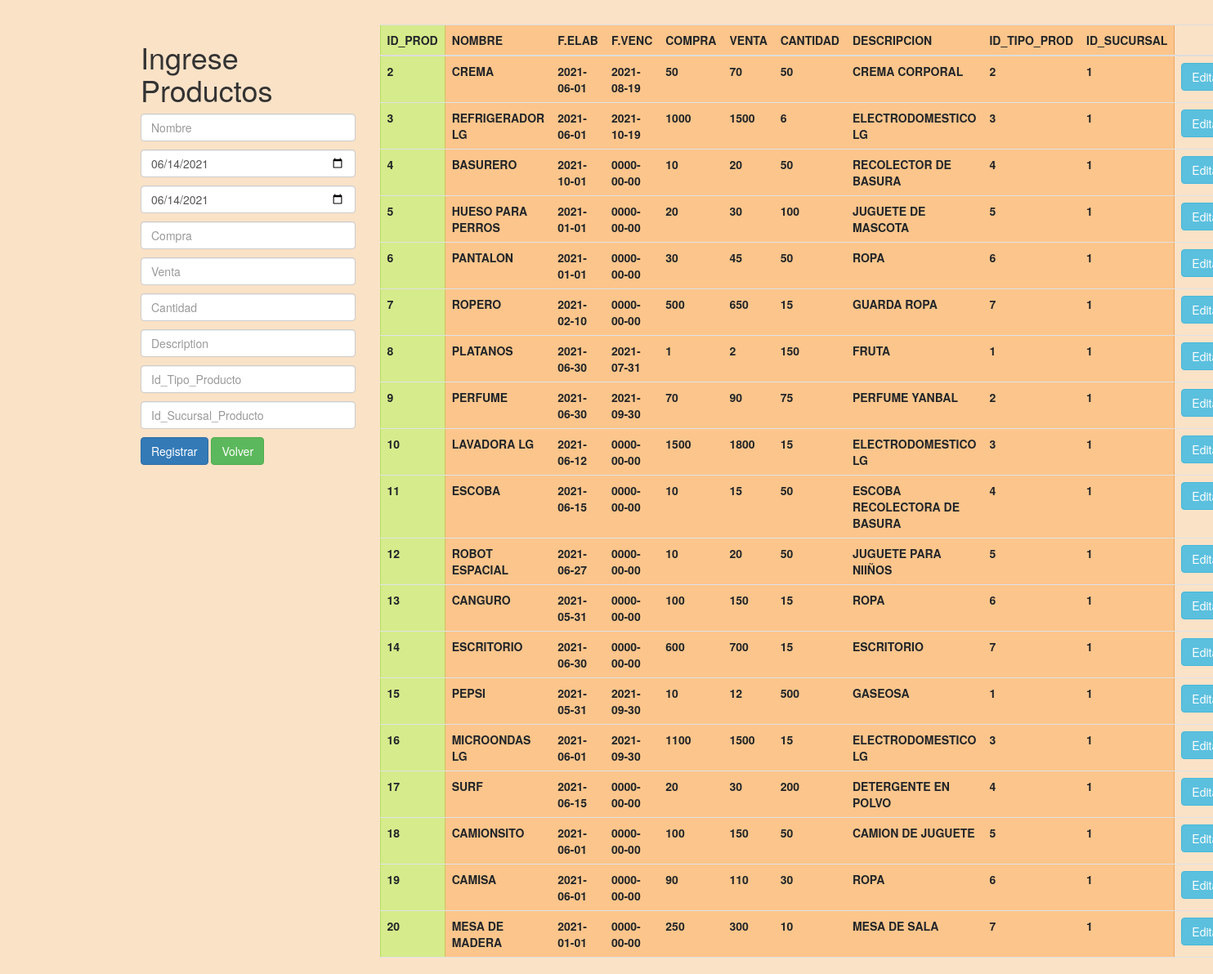
Before: /productos.php with the older database file.
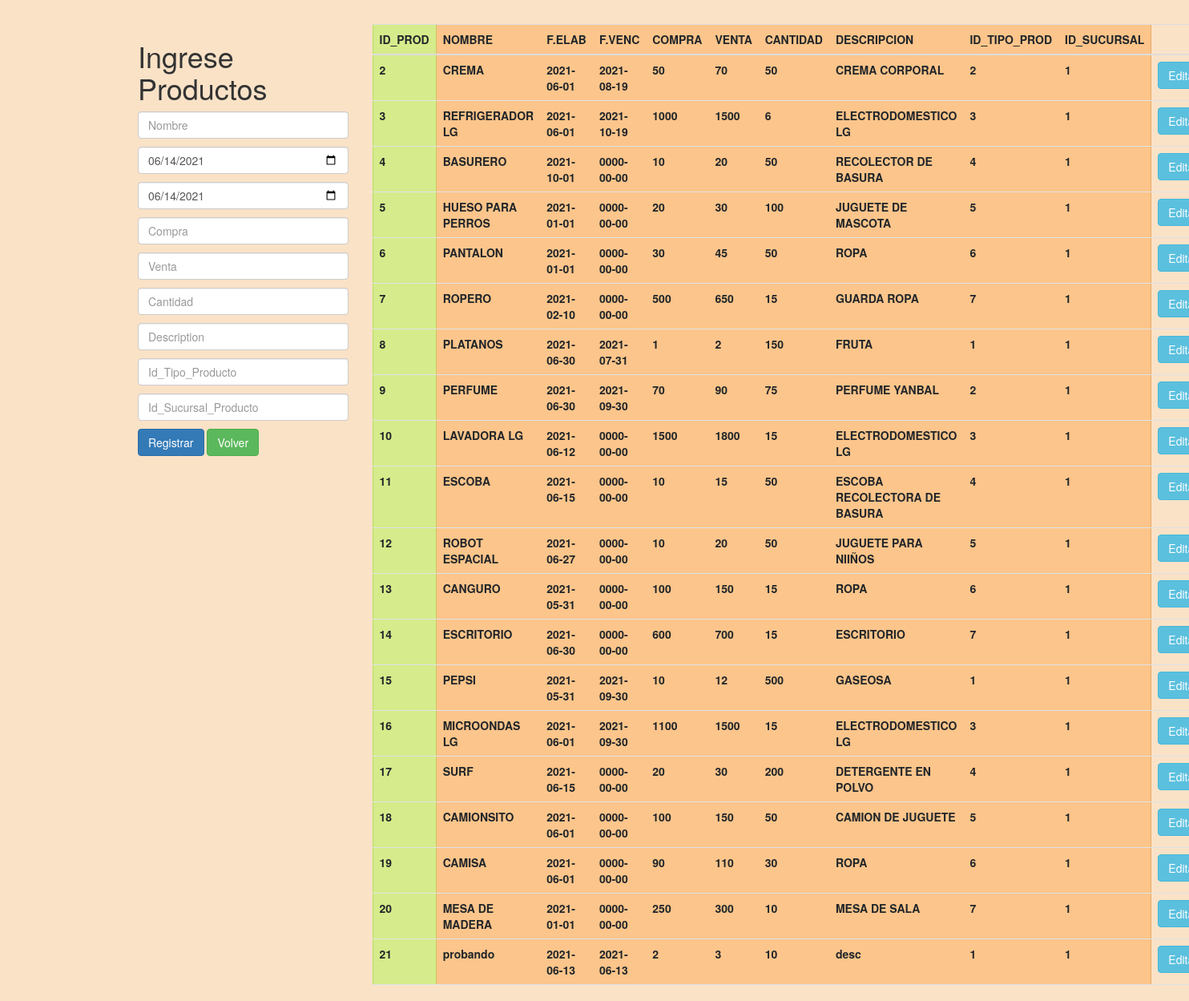
After: the same page with the newer database file.
### tables this page shows
CREATE TABLE `producto`  (
  `ID_PRODUCTO` int(11) NOT NULL AUTO_INCREMENT,
  `NOMBRE_PRODUCTO` varchar(50) NOT NULL,
  `FECHA_ELABORACION` date NOT NULL,
  `FECHA_VENCIMIENTO` date NOT NULL,
  `COMPRA_PRODUCTO` float NOT NULL,
  `VENTA_PRODUCTO` float NOT NULL,
  `CANTIDAD_PRODUCTO` int(11) NOT NULL,
  `DESCRIPCION_PRODUCTO` varchar(50) NOT NULL,
  `ID_TIPO_PRODUCTO` int(11) NOT NULL,
  `ID_SUCURSAL_PRODUCTO` int(11) NOT NULL,
  PRIMARY KEY (`ID_PRODUCTO`) USING BTREE,
  INDEX `ID_TIPO_PRODUCTO`(`ID_TIPO_PRODUCTO`) USING BTREE,
  INDEX `ID_SUCURSAL_PRODUCTO`(`ID_SUCURSAL_PRODUCTO`) USING BTREE
);

### productos.php (the view, shortened to what this page needs)
<?php
    $con=conectar();
    $sql="SELECT *  FROM producto";
    $query=mysqli_query($con,$sql);
    ?>
    <!DOCTYPE html>
    <html lang="en">
    <head>
        <link href="assets/css/style.css" rel="stylesheet">
        <link href="https://cdn.jsdelivr.net/npm/bootstrap@5.0.0-beta1/dist/css/bootstrap.min.css" rel="stylesheet">
        <link rel="stylesheet" href="https://maxcdn.bootstrapcdn.com/bootstrap/3.3.7/css/bootstrap.min.css" />
    </head>
    <body style="background-color:#FAE2C7">
        <div class="container mt-5">
            <div class="row">
                <div class="col-md-3">
                    <h1>Ingrese Productos</h1>
                    <form action="insertar.php" method="POST">
                        <input type="text" class="form-control mb-3" name="NOMBRE_PRODUCTO" placeholder="Nombre" required>
                        <input type="date" id="start"class="form-control mb-3" name="FECHA_ELABORACION" placeholder="F.Elab" min="2018-01-01" max="2021-12-31" value="<?= date('Y-m-d') ?>">
                        <input type="date"  id="start" class="form-control mb-3" name="FECHA_VENCIMIENTO" placeholder="F.Venc" min="2018-01-01" max="2021-12-31" value="<?= date('Y-m-d') ?>">
                        <input type="text" class="form-control mb-3" name="COMPRA_PRODUCTO" placeholder="Compra">
                        <input type="text" class="form-control mb-3" name="VENTA_PRODUCTO" placeholder="Venta">
                        <input type="text" class="form-control mb-3" name="CANTIDAD_PRODUCTO" placeholder="Cantidad">
                        <input type="text" class="form-control mb-3" name="DESCRIPCION_PRODUCTO" placeholder="Description">
                        <input type="text" class="form-control mb-3" name="ID_TIPO_PRODUCTO" placeholder="Id_Tipo_Producto">
                        <input type="text" class="form-control mb-3" name="ID_SUCURSAL_PRODUCTO" placeholder="Id_Sucursal_Producto">
                        <input type="submit" class="btn btn-primary" value="Registrar">
                        <a href="./" class="btn btn-success">Volver</a>
                    </form>
                </div>
                <div class="col-md-8">
                    <table class="table" >
                        <thead class="table-success table-striped" >
                            <colgroup span="1" style="background: rgba(128, 255, 0, 0.3); border: 1px solid rgba(100, 200, 0, 0.3);">
                            <colgroup span="9" style="background: rgba(255, 128, 0, 0.3); border: 1px solid rgba(200, 100, 0, 0.3);">
                            <tr>
                                <th>ID_PROD</th>
                                <th>NOMBRE</th>
                                <th>F.ELAB</th>
                                <th>F.VENC</th>
                                <th>COMPRA</th>
                                <th>VENTA</th>
                                <th>CANTIDAD</th>
                                <th>DESCRIPCION</th>
                                <th>ID_TIPO_PROD</th>
                                <th>ID_SUCURSAL</th>
                                <th></th>
                            </tr>
                        </thead>
                        <tbody>
                            <?php
                                while($row=mysqli_fetch_array($query)){
                            ?>
                                <tr>
                                    <th><?php  echo $row['ID_PRODUCTO']?></th>
                                    <th><?php  echo $row['NOMBRE_PRODUCTO']?></th>
                                    <th><?php  echo $row['FECHA_ELABORACION']?></th>
                                    <th><?php  echo $row['FECHA_VENCIMIENTO']?></th>
                                    <th><?php  echo $row['COMPRA_PRODUCTO']?></th>
                                    <th><?php  echo $row['VENTA_PRODUCTO']?></th>
                                    <th><?php  echo $row['CANTIDAD_PRODUCTO']?></th>
                                    <th><?php  echo $row['DESCRIPCION_PRODUCTO']?></th>
                                    <th><?php  echo $row['ID_TIPO_PRODUCTO']?></th>
                                    <th><?php  echo $row['ID_SUCURSAL_PRODUCTO']?></th>
                                    <th><a href="actualizar.php?id_producto=<?php echo $row['ID_PRODUCTO'] ?>" class="btn btn-info">Editar</a></th>
                                </tr>
                            <?php
                                }
                            ?>
                        </tbody>
                    </table>
                </div>
            </div>
        </div>
    </body>
    </html>

Changed rows visible on the page:
added producto: ID_PRODUCTO "21", NOMBRE_PRODUCTO "probando", FECHA_ELABORACION "2021-06-13", FECHA_VENCIMIENTO "2021-06-13", COMPRA_PRODUCTO "2", VENTA_PRODUCTO "3", CANTIDAD_PRODUCTO "10", DESCRIPCION_PRODUCTO "desc", ID_TIPO_PRODUCTO "1", ID_SUCURSAL_PRODUCTO "1"
